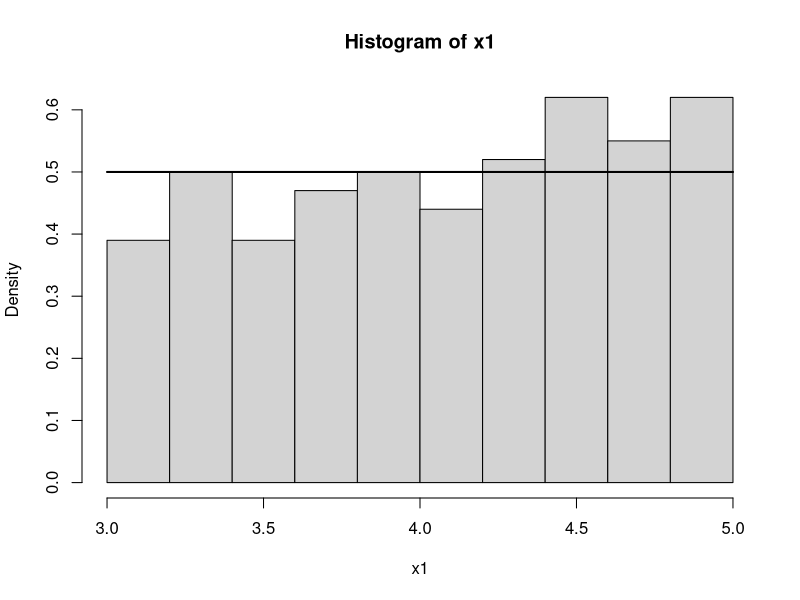

Reproduce this figure in R.
# 32
x1 <- runif(500, 3, 5) # generate 500 rand nums
hist(x1, probability = TRUE)  # plot histogram
curve(dunif(x, 3, 5), from = 3, to = 5, add = T, lwd = 2)

# curve(x^2 + 1, from = 0, to = 3)
